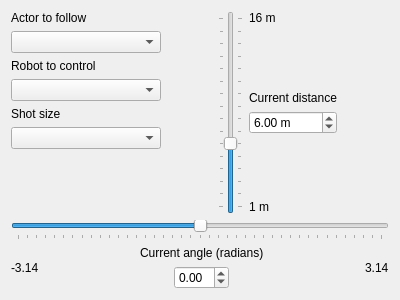
<?xml version="1.0" encoding="UTF-8"?>
<ui version="4.0">
<class>ShotControllerWidget</class>
  <widget class="QWidget" name="ShotControllerWidget">
    <property name="geometry">
      <rect>
        <x>0</x>
        <y>0</y>
        <width>400</width>
        <height>300</height>
      </rect>
    </property>

    <property name="windowTitle">
      <string>Shot Controller</string>
    </property>
  

    <layout class="QVBoxLayout" name="global_layout" stretch="0,0,0,0,0">

      <item>
        <!-- includes actor, robot, shot size, distance -->
        <layout class="QHBoxLayout" name="top_layout" stretch="0,0,0,0,0">

          <item>
            <!-- includes actor, robot, shot size -->
            <layout class="QVBoxLayout" name="top_left_layout" stretch="0,0,0,0,0">
              <property name="alignment">
                <enum>Qt::AlignTop</enum>
              </property>


              <item>
                <widget class="QLabel" name="actor_label">
                  <property name="toolTip">
                    <string>Id of the actor to follow</string>
                  </property>
                  <property name="text">
                    <string>Actor to follow</string>
                  </property>
                </widget>
              </item>

              <item>
                <widget class="QComboBox" name="actor_box">
                  <property name="maximumSize" stdset="0">
                    <size>
                      <width>150</width>
                      <height>100</height>
                    </size>
                  </property>
                </widget>
              </item>

              <item>
                <widget class="QLabel" name="robot_label">
                  <property name="toolTip">
                    <string>Id of the robot to control</string>
                  </property>
                  <property name="text">
                    <string>Robot to control</string>
                  </property>
                </widget>
              </item>

              <item>
                <widget class="QComboBox" name="robot_box">
                  <property name="maximumSize" stdset="0">
                    <size>
                      <width>150</width>
                      <height>100</height>
                    </size>
                  </property>
                </widget>
              </item>


              <item>
                <widget class="QLabel" name="shot_size_label">
                  <property name="toolTip">
                    <string>What body parts of the actor are to be filmed</string>
                  </property>
                  <property name="text">
                    <string>Shot size</string>
                  </property>
                </widget>
              </item>

              <item>
                <widget class="QComboBox" name="shot_size_box">
                  <property name="maximumSize" stdset="0">
                    <size>
                      <width>150</width>
                      <height>100</height>
                    </size>
                  </property>
                </widget>
              </item>

            </layout>
          </item>

          




          
          <item>
            <layout class="QHBoxLayout" name="distance_layout" stretch="0,0,0,0,0">
              <property name="alignment">
                <enum>Qt::AlignCenter</enum>
              </property>


              <item>
                <widget class="QSlider" name="distance_slider">
                  
                  <property name="minimum">
                    <number>-750</number>
                  </property>
                  <property name="maximum">
                    <number>750</number>
                  </property>
                  <property name="orientation">
                    <enum>Qt::Vertical</enum>
                  </property>
                  <property name="tickPosition">
                    <enum>QSlider::TicksBothSides</enum>
                  </property>

                  <property name="value">
                    <number>-250</number>
                  </property>

                  <property name="singleStep">
                    <number> 100 </number>
                  </property>
                </widget>
              </item>


              <item>
                <layout class="QVBoxLayout" name="distance_marks_layout" stretch="0,0,0,0,0">
                  
                  <item>
                    <widget class="QLabel" name="max_distance_label">
                      <property name="text">
                        <string>16 m</string>
                      </property>
                    </widget>
                  </item>


                  
                  <item>
                    <spacer name="verticalSpacer_3">
                      <property name="orientation">
                        <enum>Qt::Vertical</enum>
                      </property>
                      <property name="sizeHint" stdset="0">
                      <size>
                        <width>20</width>
                        <height>40</height>
                      </size>
                    </property>
                    </spacer>
                  </item>


                  <item>
                    <widget class="QLabel" name="current_distance_label">
                      <property name="text">
                        <string>Current distance</string>
                      </property>
                    </widget>
                  </item>

                  <item>
                    <widget class="QDoubleSpinBox" name="current_distance_box">
                      <property name="maximumSize" stdset="0">
                        <size>
                          <width>150</width>
                          <height>100</height>
                        </size>
                      </property>

                      <property name="suffix">
                        <string> m</string>
                      </property>

                      <property name="toolTip">
                        <string>Current distance (meters)</string>
                      </property>
                      <property name="maximum">
                        <double>16.000000000000000</double>
                      </property>
                      <property name="singleStep">
                        <double>1.00000000000000</double>
                      </property>
                      <property name="value">
                        <double>6.000000000000000</double>
                      </property>
                      <property name="minimum">
                        <double>1.000000000000000</double>
                      </property>
                    </widget>
                  </item>
                      

                  <item>
                    <spacer name="verticalSpacer_4">
                      <property name="orientation">
                        <enum>Qt::Vertical</enum>
                      </property>
                      <property name="sizeHint" stdset="0">
                        <size>
                          <width>20</width>
                          <height>40</height>
                        </size>
                      </property>
                    </spacer>
                  </item>

                  <item>
                    <widget class="QLabel" name="minimum_distance_label">
                      <property name="toolTip">
                        <string>Minimum distance (m)</string>
                      </property>
                      <property name="text">
                        <string>1 m</string>
                      </property>
                    </widget>
                  </item>

                </layout>
              </item>
            
            </layout>
          </item>

        </layout>
      </item>

      
          

      <item>
        <widget class="QSlider" name="angle_slider">
          <property name="minimum">
            <number>-3140</number>
          </property>
          <property name="maximum">
            <number>3140</number>
          </property>
          <property name="orientation">
            <enum>Qt::Horizontal</enum>
          </property>
          <property name="tickPosition">
            <enum>QSlider::TicksBelow</enum>
          </property>

          <property name="singleStep">
            <number> 157 </number>
          </property>

        </widget>
      </item>

      <item>
        <layout class="QHBoxLayout" name="angle_marks_layout">
          <item>
            <widget class="QLabel" name="minimum_angle_label">
              <property name="toolTip">
                <string>Minimum angle (radians)</string>
              </property>
              <property name="text">
                <string>-3.14</string>
              </property>
            </widget>
          </item>

          <item>
            <spacer name="horizontalSpacer_3">
              <property name="orientation">
                <enum>Qt::Horizontal</enum>
              </property>
              <property name="sizeHint" stdset="0">
                <size>
                  <width>40</width>
                  <height>20</height>
                </size>
              </property>
            </spacer>
          </item>


          <item>
            <layout class="QVBoxLayout" name="current_angle_layout">

              <item>
                <widget class="QLabel" name="current_angle_label">
                  <property name="text">
                    <string>Current angle (radians)</string>
                  </property>
                </widget>
              </item>

              <item>
                <layout class="QVBoxLayout" name="current_angle_box_layout">
                  <property name="alignment">
                    <enum>Qt::AlignCenter</enum>
                  </property>

                  <item>
                    <widget class="QDoubleSpinBox" name="current_angle_box">
                      <property name="maximumSize" stdset="0">
                        <size>
                          <width>150</width>
                          <height>100</height>
                        </size>
                      </property>

                      <property name="toolTip">
                        <string>Current angle (radians)</string>
                      </property>
                      <property name="maximum">
                        <double>3.14</double>
                      </property>
                      <property name="minimum">
                        <double>-3.14</double>
                      </property>
                      <property name="singleStep">
                        <double>0.10000000000000</double>
                      </property>
                      <property name="value">
                        <double>0.000000000000000</double>
                      </property>
                    </widget>
                  </item>

                </layout>
              </item>
            
            </layout>
          </item>


          <item>
            <spacer name="horizontalSpacer_4">
              <property name="orientation">
                <enum>Qt::Horizontal</enum>
              </property>
              <property name="sizeHint" stdset="0">
                <size>
                  <width>40</width>
                  <height>20</height>
                </size>
              </property>
            </spacer>
          </item>


          <item>
            <widget class="QLabel" name="maximum_angle_label">
              <property name="toolTip">
                <string>Maximum angle (radians)</string>
              </property>
              <property name="text">
                <string>3.14</string>
              </property>
            </widget>
          </item>


        </layout>
      </item>

    </layout>
  </widget>
  <resources/>
  <connections/>
</ui>
